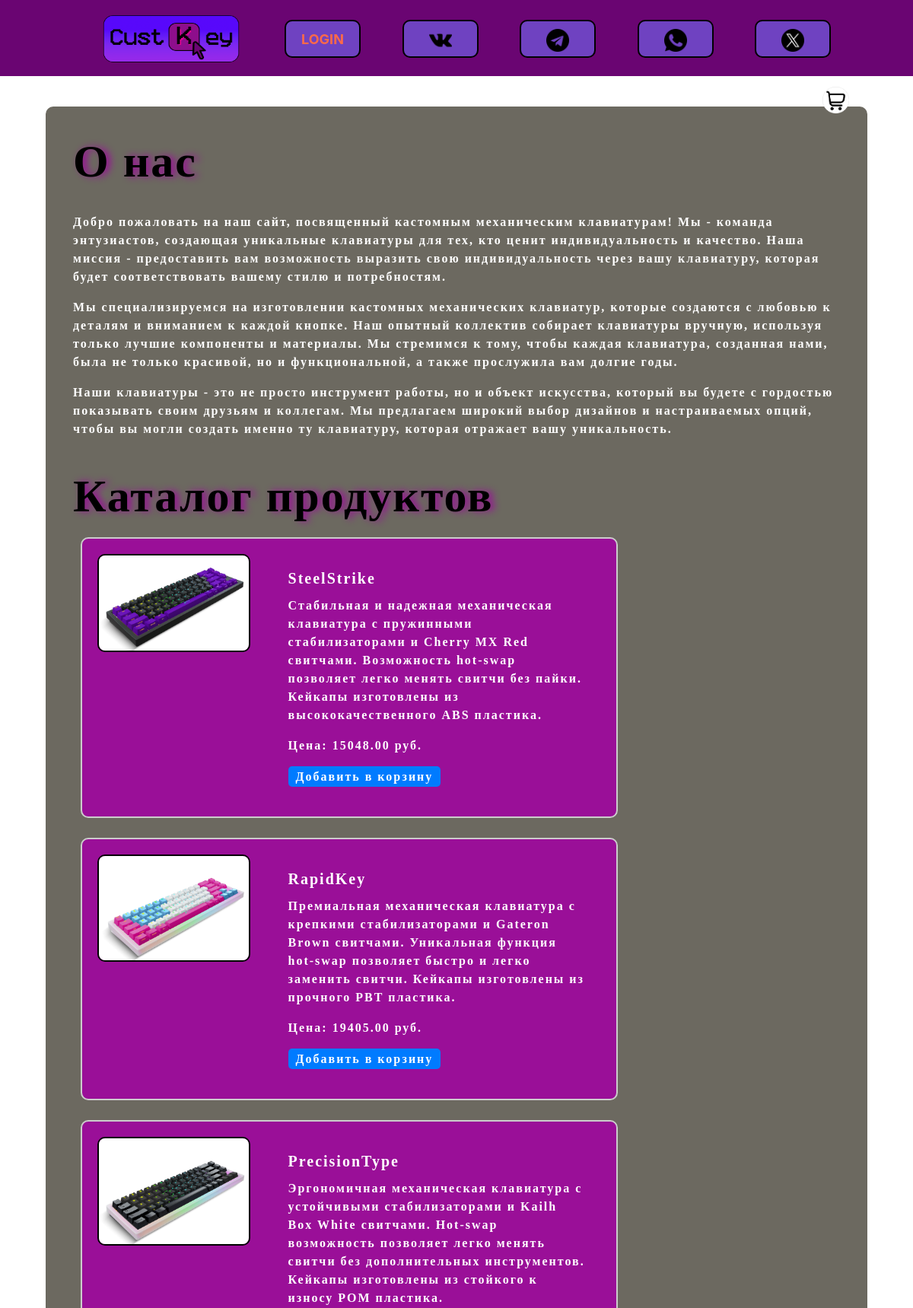
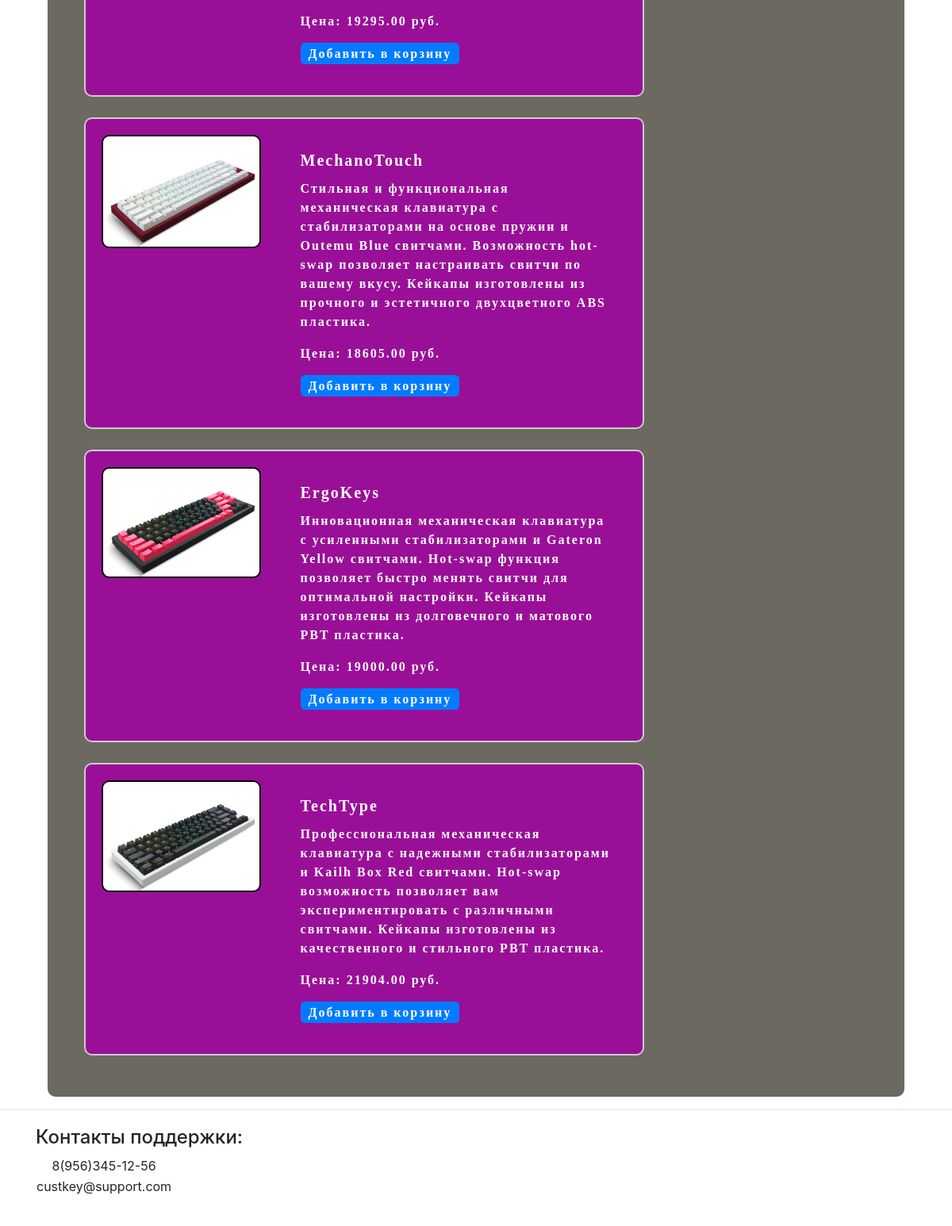
The page / (upper part) on the database its author committed (2 pictures, top to bottom).
### cart/models.py (models this page shows, shortened)
class Product(models.Model):
	name = models.CharField(max_length=100)
	description = models.TextField(null=True)
	price = models.DecimalField(max_digits=10, decimal_places=2)
	image = models.ImageField(upload_to='products/')

### cart/views.py (the view)
# urls.py: path('', views.product_list, name='product_list'),
def product_list(request):
    products = Product.objects.all()
    return render(request, 'index.html', {'products': products})

### templates/index.html (shortened to what this page needs)
<!DOCTYPE html>
{% load static %}
<html lang="ru">
<head>
    <link rel="stylesheet" href="{% static 'bootstrap.min.css' %}">
</head>
<body>
<header class="row">
    <ol>
        <li>
            <a href="{% url 'product_list' %}">
                <img src="{% static 'img/logotip.png' %}" alt="logo" id="logotip">
            </a>
        </li>
        <li>
            <a href="{% url 'view_cart' %}">
            <img src="{% static 'img/korzina.png' %}" alt="korzina" class="korzina">
        </a>
        </li>
        <li>
            <div>
        {% if not user.username %}
            <a href="{% url 'login' %}"><button class="log-button">LOGIN</button></a>
        {% else %}
            <a href="{% url 'logout' %}"><button class="log-button">LOGOUT</button></a>
        {% endif %}
    </div>
        </li>
    <li>
        <div>
            <a href=""><button class="log-button"><img src="{% static 'img/vk-social-network-logo.png' %}" alt="" style="width: 30px; height: 30px"></button></a>
        </div>
    </li>
    <li>
        <div>
            <a href=""><button class="log-button"><img src="{% static 'img/telegram.png' %}" alt="" style="width: 30px; height: 30px"></button></a>
        </div>
    </li>
    <li>
        <div>
            <a href=""><button class="log-button"><img src="{% static 'img/whatsapp.png' %}" alt="" style="width: 30px; height: 30px"></button></a>
        </div>
    </li>
    <li>
        <div>
            <a href=""><button class="log-button"><img src="{% static 'img/twitter.png' %}" alt="" style="width: 30px; height: 30px"></button></a>
        </div>
    </li>
    </ol>
</header>
<main>
<div>
                <h1>О нас</h1>
    <br>
                <p>Добро пожаловать на наш сайт, посвященный кастомным механическим клавиатурам! Мы - команда энтузиастов, создающая уникальные клавиатуры для тех, кто ценит индивидуальность и качество. Наша миссия - предоставить вам возможность выразить свою индивидуальность через вашу клавиатуру, которая будет соответствовать вашему стилю и потребностям.</p>
                <p>Мы специализируемся на изготовлении кастомных механических клавиатур, которые создаются с любовью к деталям и вниманием к каждой кнопке. Наш опытный коллектив собирает клавиатуры вручную, используя только лучшие компоненты и материалы. Мы стремимся к тому, чтобы каждая клавиатура, созданная нами, была не только красивой, но и функциональной, а также прослужила вам долгие годы.</p>
                <p>Наши клавиатуры - это не просто инструмент работы, но и объект искусства, который вы будете с гордостью показывать своим друзьям и коллегам. Мы предлагаем широкий выбор дизайнов и настраиваемых опций, чтобы вы могли создать именно ту клавиатуру, которая отражает вашу уникальность.</p>
            </div>
    <br>
<h1>Каталог продуктов</h1>
    {% for product in products %}
<div class="card mb-3 text-dark product-item" style="max-width: 70%;">
  <div class="row g-0">
    <div class="col-md-4">
      <img src="{{ product.image }}" alt="{{ product.name }}" class="img-fluid rounded-start" width="300" height="200">
    </div>
    <div class="col-md-8">
      <div class="card-body">
        <h5 class="card-title">{{ product.name }}</h5>
        <p class="card-text">{{ product.description }}</p>
        <p class="card-text">Цена: {{ product.price }} руб.</p>
        <a class="buy-now-button" href="{% url 'add_to_cart' product.id %}">Добавить в корзину</a>
      </div>
    </div>
  </div>
</div>
    {% endfor %}
</main>
<hr>
<footer>
    <div class="container" style="
    margin-top: 20px;
    margin-bottom: 50px;
">
        <h4>Контакты поддержки:</h4>
        <table style="text-align: center">
    <tr>
        <td>8(956)345-12-56</td>
    </tr>
    <tr>
        <td>custkey@support.com</td>
    </tr>
</table>
    </div>
    <br>
</footer>
</body>
</html>

### rows shown on the page
Product: shows a picture, name "SteelStrike", description "Стабильная и надежная механическая клавиатура с пружинными стабилизаторами и Cherry MX Red свитчами. Возможность hot-swap позволяет легко менять свитчи без пайки. Кейкапы изготовлены из высококачественного ABS пластика.", price "15048.00"
Product: shows a picture, name "RapidKey", description "Премиальная механическая клавиатура с крепкими стабилизаторами и Gateron Brown свитчами. Уникальная функция hot-swap позволяет быстро и легко заменить свитчи. Кейкапы изготовлены из прочного PBT пластика.", price "19405.00"
Product: shows a picture, name "PrecisionType", description "Эргономичная механическая клавиатура с устойчивыми стабилизаторами и Kailh Box White свитчами. Hot-swap возможность позволяет легко менять свитчи без дополнительных инструментов. Кейкапы изготовлены из стойкого к износу POM пластика.", price "19295.00"
Product: shows a picture, name "MechanoTouch", description "Стильная и функциональная механическая клавиатура с стабилизаторами на основе пружин и Outemu Blue свитчами. Возможность hot-swap позволяет настраивать свитчи по вашему вкусу. Кейкапы изготовлены из прочного и эстетичного двухцветного ABS пластика.", price "18605.00"
Product: shows a picture, name "ErgoKeys", description "Инновационная механическая клавиатура с усиленными стабилизаторами и Gateron Yellow свитчами. Hot-swap функция позволяет быстро менять свитчи для оптимальной настройки. Кейкапы изготовлены из долговечного и матового PBT пластика.", price "19000.00"
Product: shows a picture, name "TechType", description "Профессиональная механическая клавиатура с надежными стабилизаторами и Kailh Box Red свитчами. Hot-swap возможность позволяет вам экспериментировать с различными свитчами. Кейкапы изготовлены из качественного и стильного PBT пластика.", price "21904.00"
